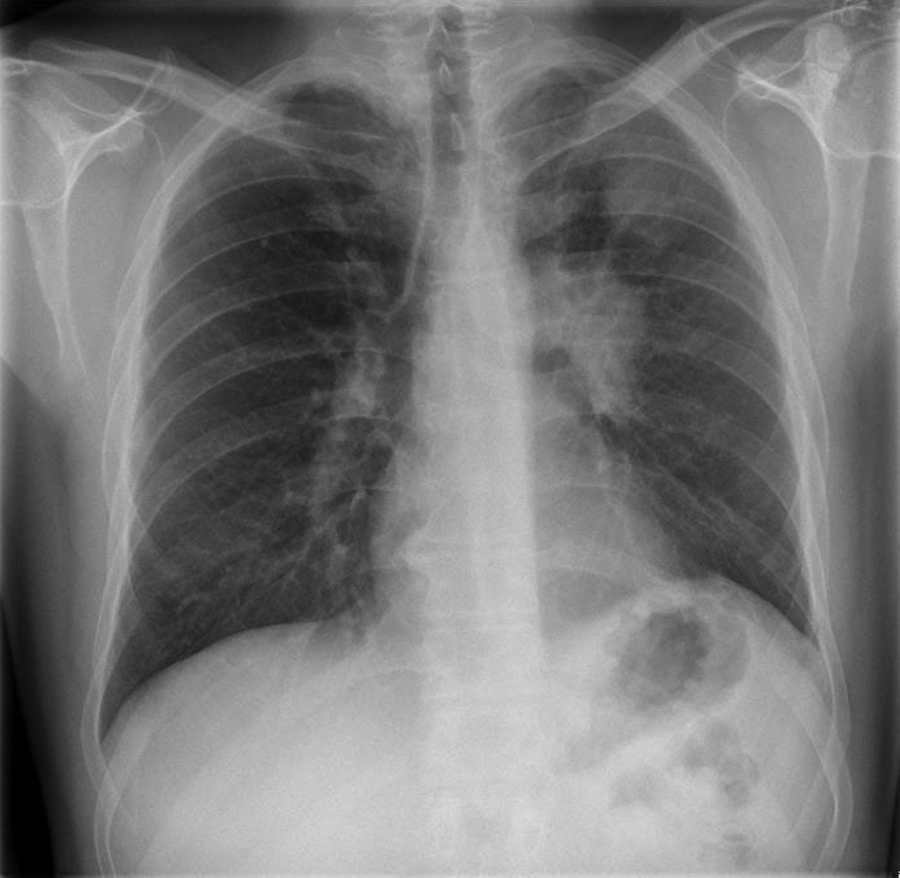
#> input picture img/chest.jpg, 1800 x 1756 px (shown at 1/2 size)
$ python test2.py
#> lines starting #> are read from the running program, lines starting #| are printed output that depends on the picture
import cv2 # For OpenCV modules (For Image I/O and Contour Finding)
import numpy as np # For general purpose array manipulation
import scipy.fftpack # For FFT2

#### imclearborder definition

# [51 lines left out: functions imclearborder, bwareaopen, not called in this run]

#### Main program

# Read in image
img = cv2.imread('img/chest.jpg', 0)
#> img is the input picture: shape (1756, 1800); min 0, max 254, mean 118.9

# Number of rows and columns
rows = img.shape[0]
#> rows = 1756
cols = img.shape[1]
#> cols = 1800

# Remove some columns from the beginning and end
img = img[:, 59:cols-20]
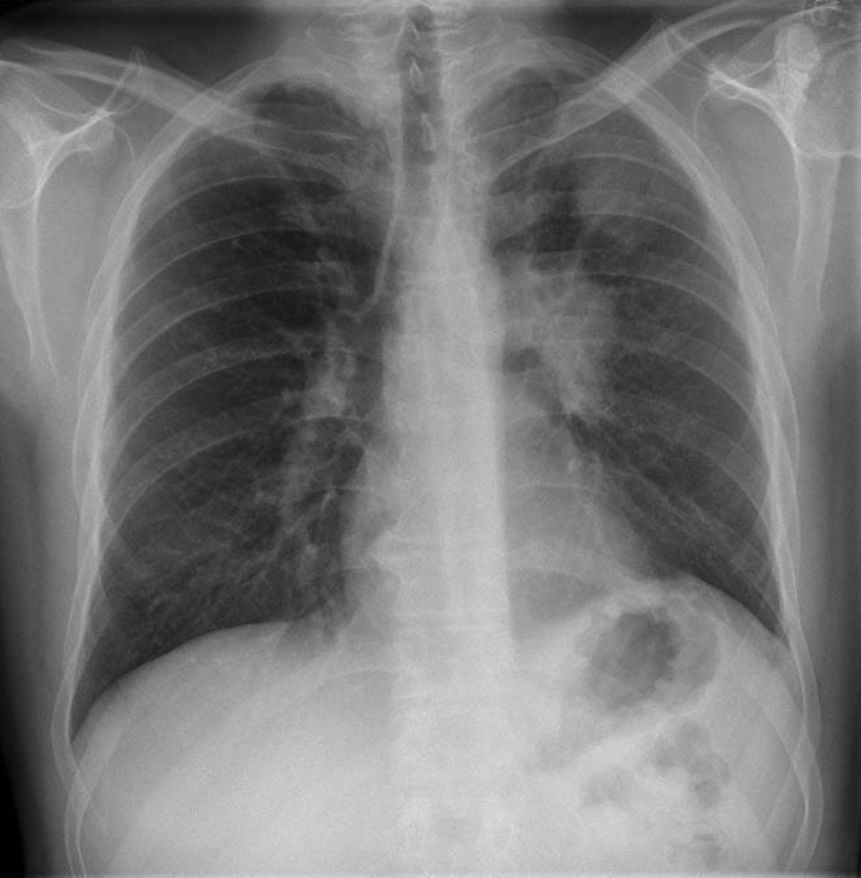
#> img: shape (1756, 1721) (shown at 1/2 size); min 0, max 222, mean 120.4

# Number of rows and columns
rows = img.shape[0]
cols = img.shape[1]
#> cols = 1721

# Convert image to 0 to 1, then do log(1 + I)
imgLog = np.log1p(np.array(img, dtype="float") / 255)
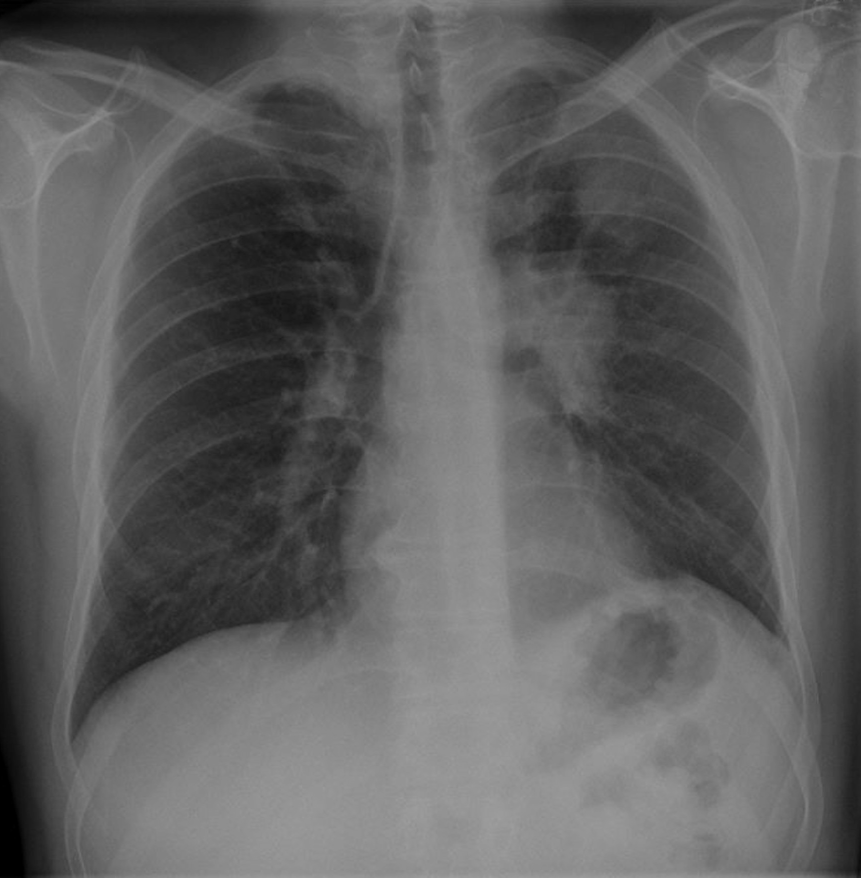
#> imgLog: shape (1756, 1721) float64 (shown at 1/2 size); min 0, max 0.626, mean 0.378

# Create Gaussian mask of sigma = 10
M = 2*rows + 1
#> M = 3513
N = 2*cols + 1
#> N = 3443
sigma = 10
(X,Y) = np.meshgrid(np.linspace(0,N-1,N), np.linspace(0,M-1,M))
centerX = np.ceil(N/2)
#> centerX = 1722
centerY = np.ceil(M/2)
#> centerY = 1757
gaussianNumerator = (X - centerX)**2 + (Y - centerY)**2

# Low pass and high pass filters
Hlow = np.exp(-gaussianNumerator / (2*sigma*sigma))
Hhigh = 1 - Hlow

# Move origin of filters so that it's at the top left corner to
# match with the input image
HlowShift = scipy.fftpack.ifftshift(Hlow.copy())
HhighShift = scipy.fftpack.ifftshift(Hhigh.copy())

# Filter the image and crop
If = scipy.fftpack.fft2(imgLog.copy(), (M,N))
#> (the run stopped early here; a loop or call above may not have finished)

$ run again, with img/img1.jpeg copied over img/chest.jpg
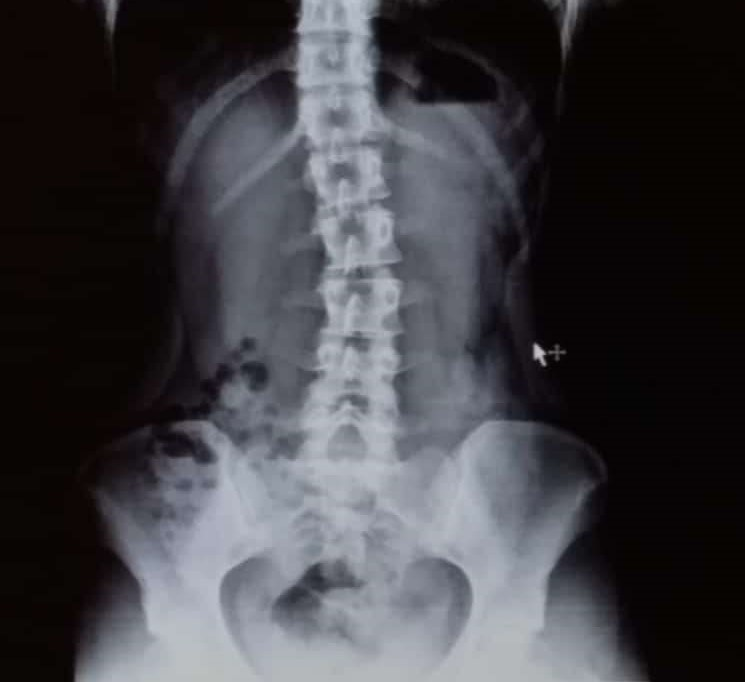
#> input picture img/img1.jpeg, 745 x 682 px
#> `img = img[:, 59:cols-20]`:
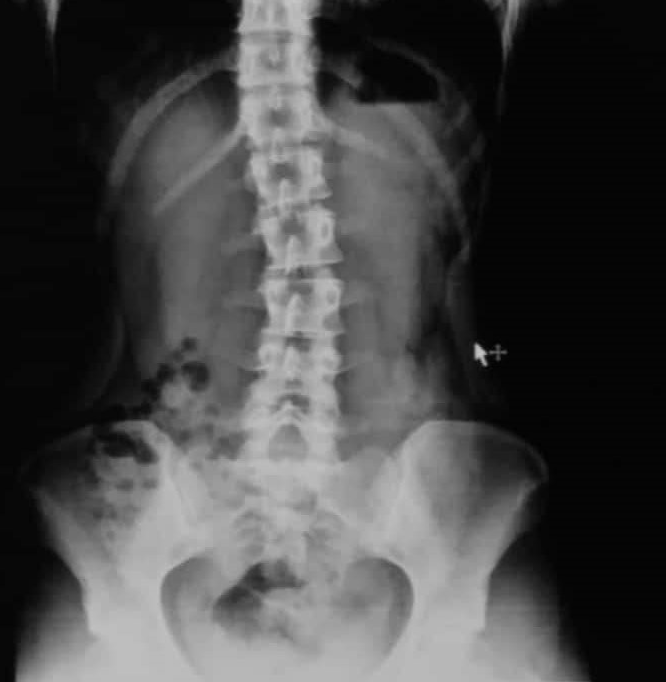
#> img: shape (682, 666); min 0, max 199, mean 69.4
#> `imgLog = np.log1p(np.array(img, dtype="float") / 255)`:
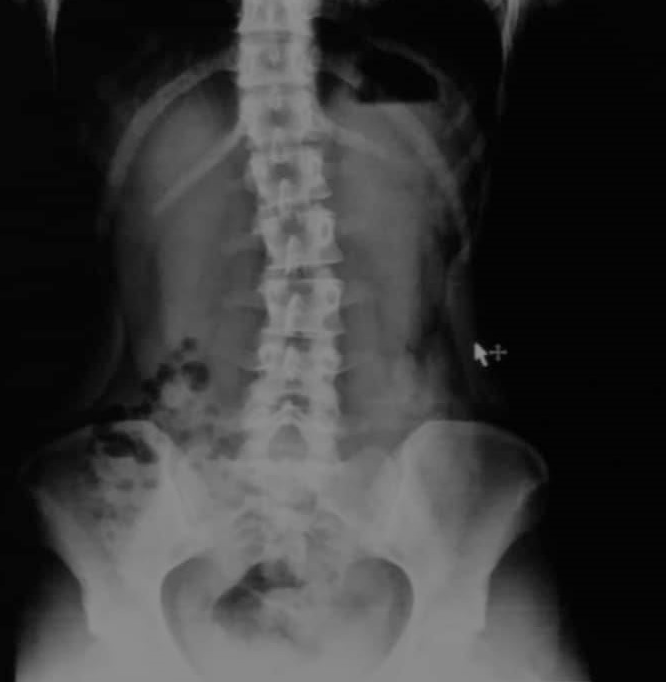
#> imgLog: shape (682, 666) float64; min 0, max 0.577, mean 0.221
